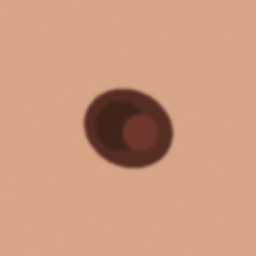
#> input picture data/samples/sample_lesion.png, 256 x 256 px
$ python -i diameter.py   (imports and definitions only)
#> lines starting #> are read from the running program, lines starting #| are printed output that depends on the picture; after the words box and inside, x2 and y2 are one past the last pixel; in counts of white or black regions, pixels touching at a corner belong together
#> further down, picture is the input picture: PIL image 256x256 RGB; mean R, G, B 204.1, 154.9, 126.6
import math
from typing import Optional, Tuple
import cv2
import numpy as np
from PIL import Image

from backend.app.schemas.measurements import (
    CalibrationPoint,
    DiameterAssessment,
    DiameterProvenance,
    RulerCalibrationResult,
)


def segment_lesion_contour(pil_image: Image.Image) -> Tuple[Optional[np.ndarray], float, float]:
    """
    Extracts the primary skin lesion contour and calculates:
    1. contour: np.ndarray of contour points
    2. feret_diameter_pixels: Maximum caliper Euclidean distance across the contour
    3. contour_area_pixels: Total pixel area of the segmented lesion
    """
    img_bgr = cv2.cvtColor(np.array(pil_image.convert("RGB")), cv2.COLOR_RGB2BGR)
    gray = cv2.cvtColor(img_bgr, cv2.COLOR_BGR2GRAY)
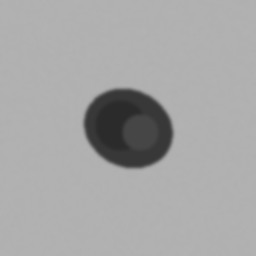
#> gray: shape (256, 256); min 43, max 178, mean 166.4
    h, w = gray.shape[:2]
#> h = 256; w = 256

    # Pre-processing with Gaussian filter
    blurred = cv2.GaussianBlur(gray, (5, 5), 0)

    # Otsu thresholding
    _, binary = cv2.threshold(blurred, 0, 255, cv2.THRESH_BINARY + cv2.THRESH_OTSU)
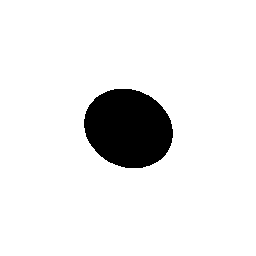
#> binary: shape (256, 256); 91.6% white; 1 black region, box (x1, y1, x2, y2) and area: (84, 89, 173, 168) 5492

    # Invert if the image background is lighter than the lesion
    if np.mean(binary) > 127:
        binary = cv2.bitwise_not(binary)

    # Morphological cleanup
    kernel = cv2.getStructuringElement(cv2.MORPH_ELLIPSE, (5, 5))
    binary = cv2.morphologyEx(binary, cv2.MORPH_OPEN, kernel)
#> binary: shape (256, 256); 8.4% white; 1 white region
    binary = cv2.morphologyEx(binary, cv2.MORPH_CLOSE, kernel)

    contours, _ = cv2.findContours(binary, cv2.RETR_EXTERNAL, cv2.CHAIN_APPROX_SIMPLE)
#> contours = 1 contour; box (x1, y1, x2, y2) and area: (84, 89, 173, 168) 5372
    if not contours:
        return None, 0.0, 0.0

    # The largest contour near the center is selected as the primary lesion
    center_x, center_y = w / 2.0, h / 2.0
#> center_x = 128; center_y = 128
    candidates = []
    for c in contours:
        area = cv2.contourArea(c)
        if area < 100:  # Ignore microscopic noise
            continue
        m = cv2.moments(c)
        if m["m00"] > 0:
            cx = m["m10"] / m["m00"]
            cy = m["m01"] / m["m00"]
            dist_to_center = math.hypot(cx - center_x, cy - center_y)
        else:
            dist_to_center = math.hypot(c[0][0][0] - center_x, c[0][0][1] - center_y)
        candidates.append((area, -dist_to_center, c))
#> this loop made 1 pass
#> (area, cx, cy, dist_to_center) on pass 1: (5372, 128, 128, 0.0202)
#> after the loop, candidates = 1 item

    if not candidates:
        return None, 0.0, 0.0

    # Pick largest, most central contour
    candidates.sort(key=lambda x: (x[0], x[1]), reverse=True)
    primary_contour = candidates[0][2]
#> primary_contour = contour of 122 points, box (x1, y1, x2, y2) (84, 89, 173, 168), area 5372
    contour_area = float(cv2.contourArea(primary_contour))
#> contour_area = 5372

    # Calculate Feret's Diameter (maximum Euclidean distance on the convex hull)
    hull = cv2.convexHull(primary_contour)
#> hull = contour of 42 points, box (x1, y1, x2, y2) (84, 89, 173, 168), area 5428
    hull_pts = hull.squeeze()
#> hull_pts = 42 pairs, first value 84 to 172, second value 89 to 167
    if len(hull_pts.shape) == 1 or len(hull_pts) < 2:
        # Fallback to minimum enclosing circle
        _, radius = cv2.minEnclosingCircle(primary_contour)
        return primary_contour, float(radius * 2), contour_area

    # Maximum pairwise distance on convex hull
    diffs = hull_pts[:, np.newaxis, :] - hull_pts[np.newaxis, :, :]
    dists_sq = np.sum(diffs ** 2, axis=-1)
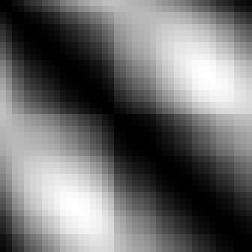
#> dists_sq: shape (42, 42) int64 (shown 6 times larger); min 0, max 8212, mean 3547.7; drawn with min black and max white
    max_dist_pixels = float(np.sqrt(np.max(dists_sq)))
#> max_dist_pixels = 90.62

    return primary_contour, max_dist_pixels, contour_area


# [34 lines that did not run here, left out]


# [47 lines that did not run here, left out]


# [57 lines that did not run here, left out]

>>> from PIL import Image
>>> picture = Image.open('../../../data/samples/sample_lesion.png')
>>> result = segment_lesion_contour(picture)
#> result = 3 items, first 3: contour of 122 points, box (x1, y1, x2, y2) (84, 89, 173, 168), area 5372, 90.62, 5372
